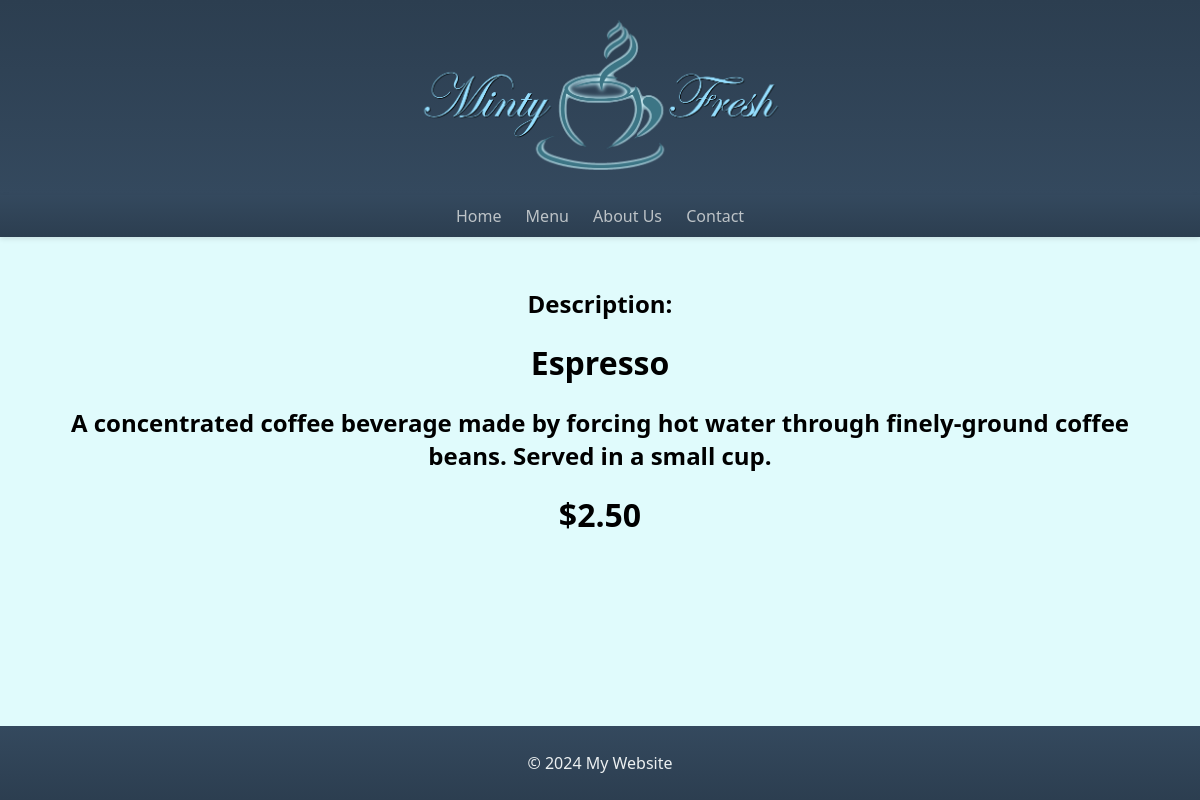
The page /menu/Espresso on the database its author committed.
### main/models.py (models this page shows, shortened)
class MenuItem(models.Model):
    menu = models.ForeignKey(Menu, related_name='items', on_delete=models.CASCADE)
    item = models.CharField(max_length=100)
    description = models.TextField(blank=True)
    price = models.DecimalField(max_digits=10, decimal_places=2)

### main/views.py (the view)
# urls.py: 2. Add a URL to urlpatterns:  path('', views.home, name='home')
def name(response, item):
    menu_item = MenuItem.objects.get(item=item)
    item_name = menu_item.item
    item_description=menu_item.description
    item_price=menu_item.price
    return render(response,"main/index.html",{"item_name":item_name,"item_description":item_description,"item_price":item_price})

### main/templates/main/index.html (shortened to what this page needs)
{% extends 'main/base.html' %}
{% block content %}
    <div class="container">
        <div class="banner">
            <h2>Description:</h2>
            <h1>{{ item_name }}</h1>
            <h2>{{ item_description }}</h2>
            <h1>${{ item_price }}</h1>
        </div>
    </div>
{% endblock %}

### static/css/main.css (style rules this page uses)
body { font-family: 'Segoe UI', Tahoma, Geneva, Verdana, sans-serif; margin: 0; padding: 0; background-color: #E0FBFC; }
.container { max-width: 1200px; margin: 20px auto; padding: 0 20px; }
.banner { text-align: center; margin-top: 50px; }

### rows shown on the page
MenuItem: item "Espresso", description "A concentrated coffee beverage made by forcing hot water through finely-ground coffee beans. Served in a small cup.", price "2.50"
